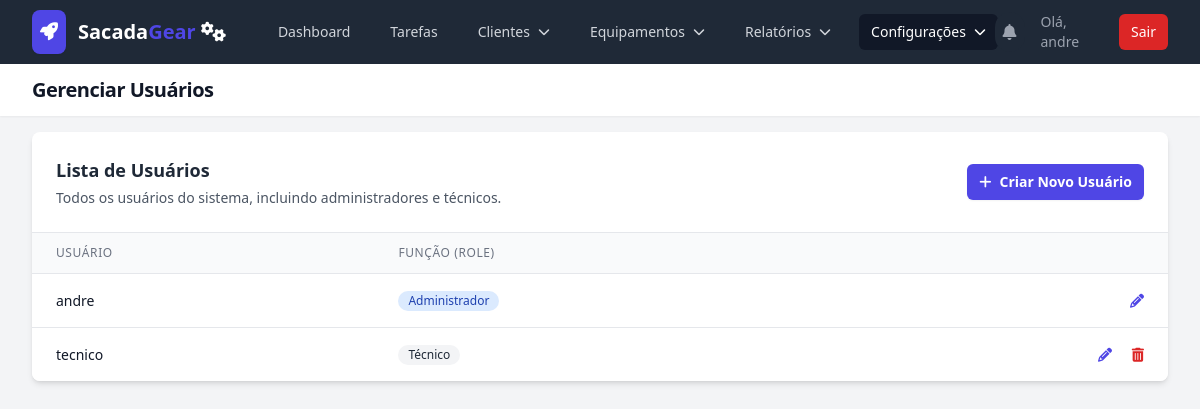
Screenshot of /users (signed in) with the database file from the repository.
### models.py (models this page shows, shortened)
class User(UserMixin, db.Model):
    id = db.Column(db.Integer, primary_key=True)
    username = db.Column(db.String(80), unique=True, nullable=False)
    password_hash = db.Column(db.String(200), nullable=False)
    role = db.Column(db.String(20), nullable=False, default='technician')
    equipments = db.relationship('Equipment', backref='operator', lazy=True)
    maintenance_records = db.relationship('MaintenanceHistory', backref='technician', lazy=True)
    created_tasks = db.relationship('Task', back_populates='creator', foreign_keys='Task.creator_id')

### app.py (the view)
    @app.route('/users')
    @login_required
    @admin_required
    def user_list():
        users = User.query.order_by(User.username).all()
        return render_template('user_list.html', users=users)

### templates/user_list.html (shortened to what this page needs)
{% extends "base.html" %}
{% block header %}Gerenciar Usuários{% endblock %}
{% block content %}
<div class="bg-white shadow-md rounded-lg overflow-hidden">
    <div class="p-4 sm:p-6 border-b border-gray-200">
        <div class="sm:flex sm:items-center sm:justify-between">
            <div class="sm:flex-auto">
                <h2 class="text-lg font-semibold text-gray-800">Lista de Usuários</h2>
                <p class="mt-1 text-sm text-gray-600">Todos os usuários do sistema, incluindo administradores e técnicos.</p>
            </div>
            <div class="mt-4 sm:mt-0">
                <a href="{{ url_for('create_user') }}" class="inline-flex items-center rounded-md bg-indigo-600 px-3 py-2 text-center text-sm font-semibold text-white shadow-sm hover:bg-indigo-500">
                    <i class="fas fa-plus mr-2"></i>Criar Novo Usuário
                </a>
            </div>
        </div>
    </div>
    <div class="overflow-x-auto">
        <table class="min-w-full divide-y divide-gray-200">
            <thead class="bg-gray-50">
                <tr>
                    <th scope="col" class="px-6 py-3 text-left text-xs font-medium text-gray-500 uppercase tracking-wider">Usuário</th>
                    <th scope="col" class="px-6 py-3 text-left text-xs font-medium text-gray-500 uppercase tracking-wider">Função (Role)</th>
                    <th scope="col" class="relative px-6 py-3"><span class="sr-only">Ações</span></th>
                </tr>
            </thead>
            <tbody class="bg-white divide-y divide-gray-200">
                {% for user in users %}
                <tr>
                    <td class="px-6 py-4 whitespace-nowrap text-sm font-medium text-gray-900">{{ user.username }}</td>
                    <td class="px-6 py-4 whitespace-nowrap text-sm text-gray-500">
                        {% if user.role == 'admin' %}
                            <span class="inline-flex items-center rounded-full bg-blue-100 px-2.5 py-0.5 text-xs font-medium text-blue-800">Administrador</span>
                        {% else %}
                            <span class="inline-flex items-center rounded-full bg-gray-100 px-2.5 py-0.5 text-xs font-medium text-gray-800">Técnico</span>
                        {% endif %}
                    </td>
                    <td class="px-6 py-4 whitespace-nowrap text-right text-sm font-medium space-x-4">
                        <a href="{{ url_for('edit_user', user_id=user.id) }}" class="text-indigo-600 hover:text-indigo-900" title="Editar"><i class="fas fa-pencil-alt"></i></a>
                        {% if user.id != current_user.id %}
                        <form action="{{ url_for('delete_user', user_id=user.id) }}" method="POST" class="inline"
                              onsubmit="openConfirmationModal(event, 'Excluir Usuário', 'Tem certeza que deseja excluir o usuário \'{{ user.username }}\'?')">
                            <button type="submit" class="text-red-600 hover:text-red-900" title="Excluir"><i class="fas fa-trash-alt"></i></button>
                        </form>
                        {% endif %}
                    </td>
                </tr>
                {% endfor %}
            </tbody>
        </table>
    </div>
</div>
{% endblock %}

### templates/base.html (shortened to what this page needs)
<!DOCTYPE html>
<html lang="pt-br" class="h-full bg-gray-100">
<head>
    <script src="https://cdn.tailwindcss.com"></script>
    <link rel="stylesheet" href="https://rsms.me/inter/inter.css">
    <link rel="stylesheet" href="https://cdnjs.cloudflare.com/ajax/libs/font-awesome/6.5.2/css/all.min.css">
</head>
<body class="h-full">
    <div class="min-h-full">
        <nav class="bg-gray-800" x-data="{ mobileMenuOpen: false }">
            <div class="mx-auto max-w-7xl px-4 sm:px-6 lg:px-8">
                <div class="flex h-16 items-center justify-between">
                    <div class="flex items-center">
                        <div class="flex-shrink-0">
                           <a href="{{ url_for('dashboard') if current_user.is_authenticated else url_for('login') }}" class="flex items-center space-x-3 rtl:space-x-reverse">
                               <div class="bg-primary-600 text-white p-2 rounded-lg shadow-sm"><i class="fas fa-rocket text-lg"></i></div>
                               <span class="text-xl font-bold text-white">Sacada<span class="text-primary-600">Gear</span> <i class="fa-solid fa-gears"></i></span>
                           </a>
                        </div>
                        <div class="hidden md:block">
                            <div class="ml-10 flex items-baseline space-x-4">
                                {% if current_user.is_authenticated %}
                                    <a href="{{ url_for('dashboard') }}" class="{% if request.endpoint == 'dashboard' %}bg-gray-900 text-white{% else %}text-gray-300 hover:bg-gray-700 hover:text-white{% endif %} rounded-md px-3 py-2 text-sm font-medium">Dashboard</a>
                                    <a href="{{ url_for('technician_tasks') }}" class="{% if request.endpoint == 'technician_tasks' %}bg-gray-900 text-white{% else %}text-gray-300 hover:bg-gray-700 hover:text-white{% endif %} rounded-md px-3 py-2 text-sm font-medium">Tarefas</a>
                                    {% if current_user.role == 'admin' %}
                                    <div x-data="{ open: false }" class="relative">
                                        <button @click="open = !open" @click.away="open = false" class="{% if request.endpoint in ['client_list', 'new_client', 'edit_client', 'archived_clients'] %}bg-gray-900 text-white{% else %}text-gray-300 hover:bg-gray-700 hover:text-white{% endif %} rounded-md px-3 py-2 text-sm font-medium flex items-center">
                                            <span>Clientes</span><i class="fas fa-chevron-down ml-2 text-xs"></i>
                                        </button>
                                    </div>
                                    <div x-data="{ open: false }" class="relative">
                                        <button @click="open = !open" @click.away="open = false" class="{% if request.endpoint in ['equipment_list', 'new_equipment', 'edit_equipment', 'archived_list'] %}bg-gray-900 text-white{% else %}text-gray-300 hover:bg-gray-700 hover:text-white{% endif %} rounded-md px-3 py-2 text-sm font-medium flex items-center">
                                            <span>Equipamentos</span><i class="fas fa-chevron-down ml-2 text-xs"></i>
                                        </button>
                                    </div>
                                    <div x-data="{ open: false }" class="relative">
                                        <button @click="open = !open" @click.away="open = false" class="{% if request.endpoint in ['financial_report', 'full_history'] %}bg-gray-900 text-white{% else %}text-gray-300 hover:bg-gray-700 hover:text-white{% endif %} rounded-md px-3 py-2 text-sm font-medium flex items-center">
                                            <span>Relatórios</span><i class="fas fa-chevron-down ml-2 text-xs"></i>
                                        </button>
                                    </div>
                                    <div x-data="{ open: false }" class="relative">
                                        <button @click="open = !open" @click.away="open = false" class="{% if request.endpoint in ['manage_settings', 'user_list'] %}bg-gray-900 text-white{% else %}text-gray-300 hover:bg-gray-700 hover:text-white{% endif %} rounded-md px-3 py-2 text-sm font-medium flex items-center">
                                            <span>Configurações</span><i class="fas fa-chevron-down ml-2 text-xs"></i>
                                        </button>
                                    </div>
                                    {% endif %}
                                {% endif %}
                            </div>
                        </div>
                    </div>
                    <div class="hidden md:block">
                        <div class="ml-4 flex items-center md:ml-6">
                            {% if current_user.is_authenticated %}
                            <div x-data="{ open: false }" class="relative">
                                <button @click="open = !open" class="relative rounded-full bg-gray-800 p-2 text-gray-400 hover:text-white focus:outline-none focus:ring-2 focus:ring-white focus:ring-offset-2 focus:ring-offset-gray-800">
                                    <i class="fas fa-bell"></i>
                                </button>
                            </div>
                            <span class="text-gray-400 text-sm ml-4 mr-4">Olá, {{ current_user.username }}</span>
                            <a href="{{ url_for('logout') }}" class="rounded-md bg-red-600 px-3 py-2 text-sm font-medium text-white hover:bg-red-700">Sair</a>
                            {% else %}
                            <a href="{{ url_for('login') }}" class="text-gray-300 hover:bg-gray-700 hover:text-white rounded-md px-3 py-2 text-sm font-medium">Login</a>
                            <a href="{{ url_for('register') }}" class="ml-4 rounded-md bg-indigo-600 px-3 py-2 text-sm font-medium text-white hover:bg-indigo-700">Cadastrar</a>
                            {% endif %}
                        </div>
                    </div>
                </div>
            </div>
        </nav>
        <header class="bg-white shadow-sm">
            <div class="mx-auto max-w-7xl px-4 py-3 sm:px-6 lg:px-8">
                <h1 class="text-lg sm:text-xl font-bold tracking-tight text-gray-900">{% block header %}{% endblock %}</h1>
            </div>
        </header>
        <main>
            <div class="mx-auto max-w-7xl py-4 px-4 sm:px-6 lg:px-8">
                {% block content %}{% endblock %}
            </div>
        </main>
    </div>
</body>
</html>

### templates/base.html (style rules this page uses)
:root { --cor-primaria: #4f46e5; }
.text-primary-600 { color: var(--cor-primaria); }
.bg-primary-600 { background-color: var(--cor-primaria); }

### rows the page displays
User: username "andre", role "Administrador"
User: username "tecnico", role "Técnico"
